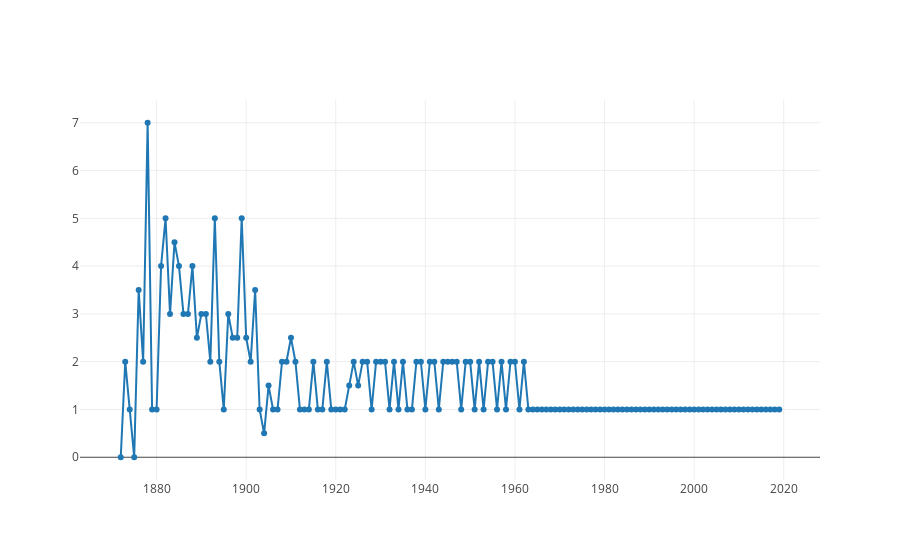

Here is the notebook cell this chart was saved with:
### Code cell
fig = go.Figure()
fig.add_trace(go.Scatter(x = GoalsPerYear.index, y = (result.groupby('year').median()['GD']), mode = 'lines+markers', name = 'median GD per year'))
# fig.add_trace(go.Scatter(x = GoalsPerYear.index, y = (result.groupby('year').max()['GD']), mode = 'lines+markers', name = 'Biggest GD per year'))
# fig.add_trace(go.Scatter(x = GoalsPerYear.index, y = (result.groupby('year').median()['sum_goal']), mode = 'lines+markers', name = 'GoalPerMatch'))


fig.show()

### Figure 1 — Plotly figure (JSON) as saved in the notebook; plotly's stock layout.template omitted (floating-point values rounded to 4 significant figures; data arrays with more than 128 entries replaced by an {"elided": "..."} marker saying what was removed)
{"data": [{"mode": "lines+markers", "name": "median GD per year", "type": "scatter", "uid": "6519536a-7583-4263-bc2e-c75cb07db755", "x": {"elided": "148 int values"}, "y": {"elided": "148 float values"}}], "layout": {}}
